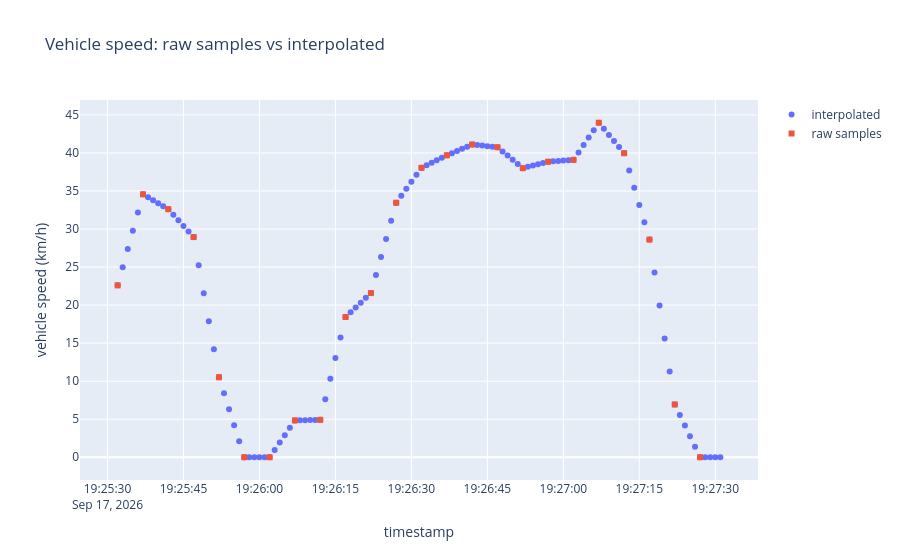

Notebook cell for this chart:
### Markdown cell above
## Zooming in: gaps and interpolation

Here is a 2-minute window. The squares show the raw vehicle speed samples (one every 5 s), and the circles show the interpolated values from the pipeline's preprocessing function.

### Code cell
interpolated = interpolate_vehicle_speed(df)

start = df.loc[df["vehicle_speed_kmph"] > 20, "timestamp"].iloc[0]
window = (df["timestamp"] >= start) & (df["timestamp"] < start + pd.Timedelta(minutes=2))

fig = px.scatter(
    interpolated[window],
    x="timestamp",
    y="vehicle_speed_kmph",
    title="Vehicle speed: raw samples vs interpolated",
    labels={"vehicle_speed_kmph": "vehicle speed (km/h)"},
)
fig.add_scatter(
    x=df.loc[window, "timestamp"],
    y=df.loc[window, "vehicle_speed_kmph"],
    mode="markers",
    marker_symbol="square",
    name="raw samples",
)
fig.data[0].name = "interpolated"
fig.data[0].showlegend = True
fig.show()
